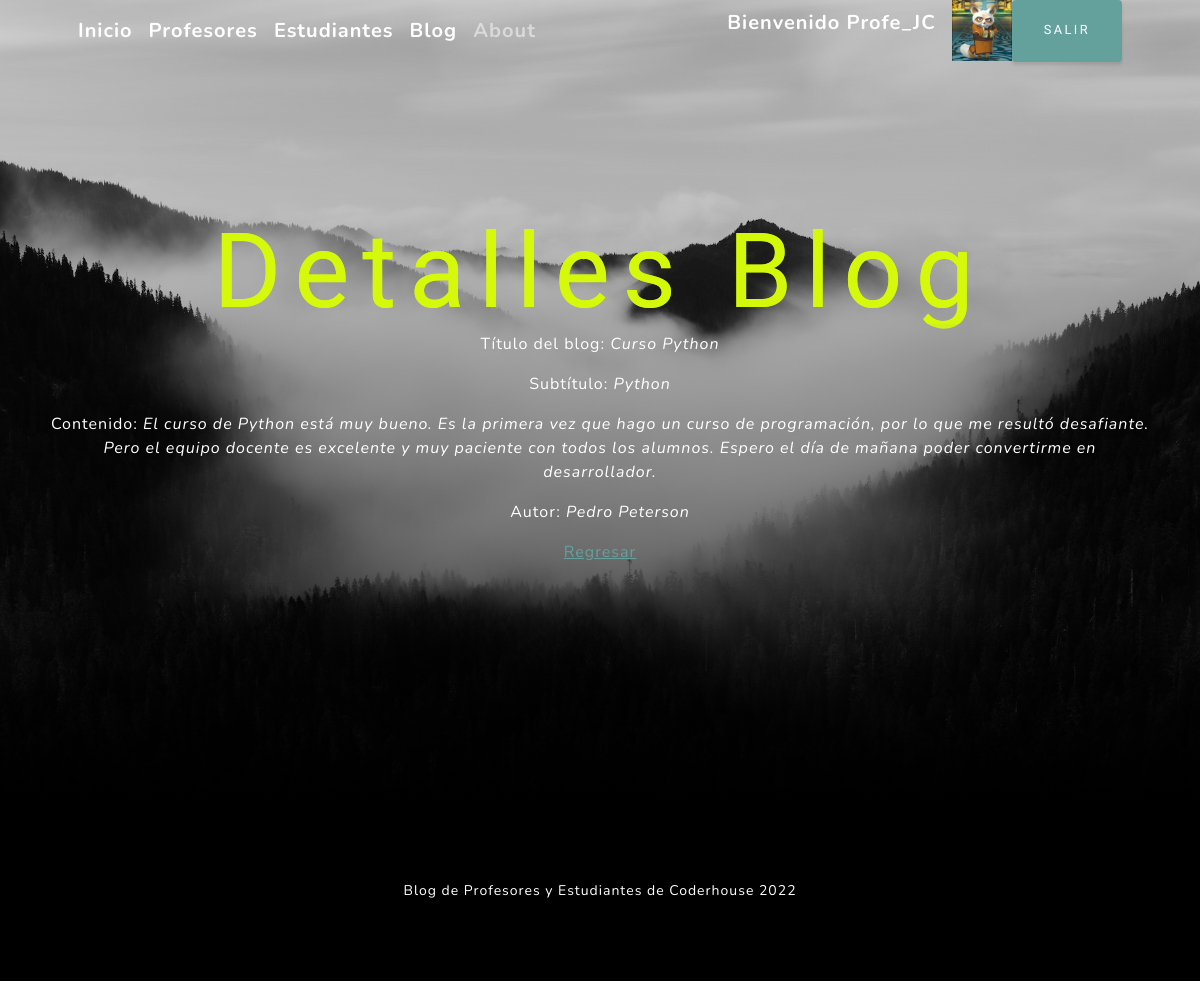
/Aplicacion/Bpost/1/ (signed in), run on the app's committed database.
### Aplicacion/models.py (models this page shows, shortened)
class Avatar(models.Model):
    user = models.ForeignKey(User, on_delete=models.CASCADE)
    imagen = models.ImageField(upload_to = 'avatares', null = True, blank = True)
    class Meta:
        verbose_name = "Avatar"
        verbose_name_plural = "Avatares"

class Blog(models.Model):
    titulo = models.CharField(max_length=300)
    subtitulo = models.CharField(max_length=300)
    contenido = models.TextField()
    autor = models.CharField(max_length=300)

### Aplicacion/views.py (the view)
# urls.py: re_path(r'^Bpost/(?P<pk>\d+)/$', views.BlogDetalle.as_view(), name='Detail'),
class BlogDetalle(DetailView):
    model = Blog
    template_name = "Aplicacion/Blog/blogDetalle.html"

### Aplicacion/templates/Aplicacion/Blog/blogDetalle.html
{% extends "Aplicacion/padre.html" %}
{% block contenidoModificable %}
    <h1>Detalles Blog</h1>
{% endblock %}
{% block contenido2 %}
<body>
    <p>Título del blog: <i>{{ blog.titulo }} </i></p>
    <p>Subtítulo: <i>{{ blog.subtitulo }}</i></p>
    <p>Contenido: <i>{{ blog.contenido }} </i></p>
    <p>Autor: <i>{{ blog.autor }} </i></p>
    <p>
        <a href="{% url 'ListBlogs' %}">Regresar</a>
    </p>
</body>
{% endblock %}

### Aplicacion/templates/Aplicacion/padre.html (shortened to what this page needs)
<!DOCTYPE html>
<html lang="en">
    <head>
        {% load static %}
        <link href="{% static 'Aplicacion/css/styles.css' %}" rel="stylesheet" />
    </head>
    <body id="page-top">
        <nav class="navbar navbar-expand-lg navbar-light fixed-top" id="mainNav">
            <div class="container px-4 px-lg-5">
                <a class="navbar-brand text-white" href="{% url 'Inicio' %}">Inicio</a>
                <a class="navbar-brand text-white" href="{% url 'ListProfesores' %}">Profesores</a>
                <a class="navbar-brand text-white" href="{% url 'ListEstudiantes' %}">Estudiantes</a>
                <a class="navbar-brand text-white" href="{% url 'ListBlogs' %}">Blog</a>
                <a class="navbar-brand" href="{% url 'aboutMe' %}">About</a>
                <div class="collapse navbar-collapse" id="navbarResponsive">
                    <ul class="navbar-nav ms-auto">
                        {% if user.is_authenticated %}
                        <p class="navbar-brand text-white">Bienvenido {{user.username}}</p>
                        {% with first_image=user.avatar_set.first %}
                            {% if first_image %}
                                <a href="{{ first_image.imagen.url }}" target="_blank">
                                <img src="{{ first_image.imagen.url }}" class="" style="max-width: 60px">
                            {% endif %}
                        {% endwith %}
                        <a class="btn btn-primary" href="{% url 'Logout' %}">Salir</a>
                        {% endif %}
                    </ul>
                </div>
            </div>
        </nav>
        <header class="masthead">
            <div class="container px-2 px-lg-3 d-flex h-100 align-items-center justify-content-center">
                <div class="d-flex justify-content-center">
                    <div class="text-center text-white">
                        <h1 class="mx-auto my-0 text-uppercase">
                        {% block contenidoModificable %}
                        {% endblock %}
                        </h1>
                        {% block contenido2 %}
                        {% endblock %}
                    </div>
                </div>
            </div>
        </header>
        <footer class="footer bg-black small text-center text-white"><div class="container px-4 px-lg-5">Blog de Profesores y Estudiantes de Coderhouse 2022</div></footer>
    </body>
</html>

### data on the page
Avatar: imagen (picture)
Blog: titulo "Curso Python", subtitulo "Python", contenido "El curso de Python está muy bueno. Es la primera vez que hago un curso de programación, por lo que me resultó desafiante. Pero el equipo docente es excelente y muy paciente con todos los alumnos. Espero el día de mañana poder convertirme en desarrollador.", autor "Pedro Peterson"

### other printed values
{{ user.username }} "Profe_JC"
